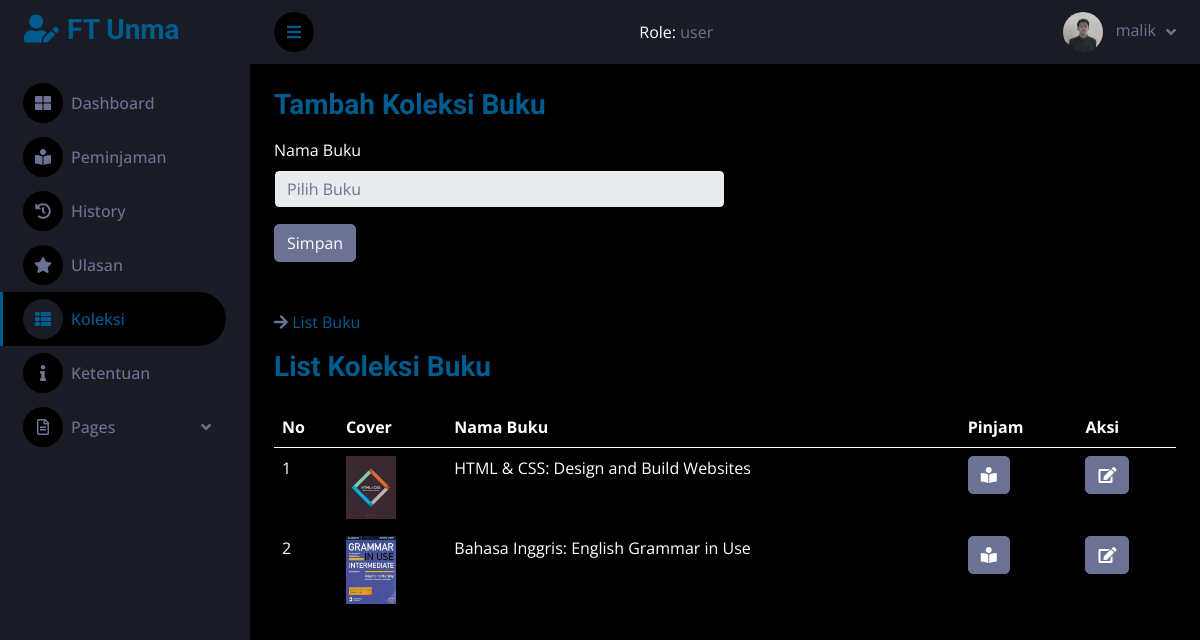
The page /dashboard/koleksi.php (signed in) on the database its author committed.
### tables this page shows
CREATE TABLE `user` (
  `UserID` int(11) NOT NULL,
  `Username` varchar(255) NOT NULL,
  `Password` varchar(255) NOT NULL,
  `NPM` int(11) NOT NULL,
  `Email` varchar(255) NOT NULL,
  `NamaLengkap` varchar(255) NOT NULL,
  `Alamat` text NOT NULL,
  `Role` enum('user','petugas','admin') DEFAULT 'user',
  `status` enum('unactive','active') DEFAULT 'unactive',
  `Gambar` varchar(255) DEFAULT NULL,
  `created_at` datetime NOT NULL DEFAULT current_timestamp()
);

CREATE TABLE `koleksipribadi` (
  `KoleksiID` int(11) NOT NULL,
  `UserID` int(11) NOT NULL,
  `BukuID` int(11) NOT NULL
);

CREATE TABLE `buku` (
  `BukuID` int(11) NOT NULL,
  `Judul` varchar(255) NOT NULL,
  `Penulis` varchar(255) NOT NULL,
  `Penerbit` varchar(255) NOT NULL,
  `TahunTerbit` int(11) NOT NULL,
  `JumlahBuku` varchar(3) NOT NULL,
  `ISBN` varchar(17) NOT NULL,
  `Gambar` varchar(255) DEFAULT NULL
);

### dashboard/get_gambar.php (called while the page is built)
<?php
if (isset($_SESSION['username'])) {
    $username = $_SESSION['username'];
    $sql = mysqli_query($conn, "SELECT * FROM user WHERE Username='$username'");
    $data = mysqli_fetch_array($sql);
}
?>

### dashboard/koleksi.php (the view, shortened to what this page needs)
<?php
include "../koneksi.php";
include "get_gambar.php";
?>
<!DOCTYPE html>
<html lang="en">
<head>
    <link href="https://cdnjs.cloudflare.com/ajax/libs/font-awesome/5.10.0/css/all.min.css" rel="stylesheet">
    <link href="https://cdn.jsdelivr.net/npm/bootstrap-icons@1.4.1/font/bootstrap-icons.css" rel="stylesheet">
    <link href="lib/owlcarousel/assets/owl.carousel.min.css" rel="stylesheet">
    <link href="lib/tempusdominus/css/tempusdominus-bootstrap-4.min.css" rel="stylesheet" />
    <link href="css/bootstrap.min.css?version=1.2" rel="stylesheet">
    <link href="css/style.css?version=1.1" rel="stylesheet">
</head>
<body>
    <div class="container-fluid position-relative d-flex p-0">
        <?php
        require "sidebar.php";
        ?>
        <div class="content">
            <?php
            require "navbar.php";
            ?>
            <div class="container-fluid pt-4 px-4">
                <div class="col-12 col-md-6">
                    <h3 style="color: #005b8f;">Tambah Koleksi Buku</h3>
                    <form action="" method="POST">
                        <div class="my-3">
                            <label for="BukuID" class="mb-2 text-white">Nama Buku</label>
                            <select id="BukuID" name="BukuID" class="form-control" required>
                                <option value="">Pilih Buku</option>
                            </select>
                        </div>
                        <div>
                            <button type="submit" class="btn btn-light" name="simpan">Simpan</button>
                        </div>
                    </form>
                </div>
                <div class="mt-5">
                    <p><i class="fas fa-arrow-right"></i> <a href="../buku_list.php" target="blank">List Buku</a></p>
                    <h3 style="color: #005b8f;">List Koleksi Buku</h3>
                    <div class="table-responsive mt-4">
                        <table class="table" style="color: white;">
                            <thead>
                                <tr>
                                    <th>No</th>
                                    <th>Cover</th>
                                    <th>Nama Buku</th>
                                    <th>Pinjam</th>
                                    <th>Aksi</th>
                                </tr>
                            </thead>
                            <tbody>
                                <?php
                                $userID = $_SESSION['user']['UserID'];
                                $koleksiQuery = mysqli_query($conn, "SELECT*FROM koleksipribadi
                                LEFT JOIN user ON user.UserID = koleksipribadi.UserID
                                LEFT JOIN buku ON buku.BukuID = koleksipribadi.BukuID
                                WHERE koleksipribadi.UserID='$userID'");
                                $count = mysqli_num_rows($koleksiQuery);
                                if ($count == 0) {
                                ?>
                                    <tr>
                                        <td colspan="5" class="text-center">List Koleksi Tidak Tersedia!</td>
                                    </tr>
                                    <?php
                                } else {
                                    $jumlah = 1;
                                    while ($data = mysqli_fetch_array($koleksiQuery)) {
                                    ?>
                                        <tr>
                                            <td><?php echo $jumlah; ?></td>
                                            <td>
                                                <img src="imgbuku/<?php echo $data['Gambar']; ?>" alt="Gambar Buku" style="width: 50px; height: auto;">
                                            </td>
                                            <td><?php echo $data['Judul']; ?></td>
                                            <td>
                                                <a href="peminjaman.php?BukuID=<?php echo urlencode($data['BukuID']); ?>&Judul=<?php echo urlencode($data['Judul']); ?>" class="btn btn-light">
                                                    <i class="fas fa-book-reader"></i>
                                                </a>
                                            </td>
                                            <td>
                                                <a href="koleksi_detail.php?id=<?php echo $data['KoleksiID']; ?>"
                                                    class="btn btn-light"><i class="fas fa-edit"></i></a>
                                            </td>
                                        </tr>
                                <?php
                                        $jumlah++;
                                    }
                                }
                                ?>
                            </tbody>
                        </table>
                    </div>
                </div>
            </div>
        </div>
    </div>
</body>
</html>

### dashboard/navbar.php (shortened to what this page needs)
<nav class="navbar navbar-expand bg-secondary navbar-dark sticky-top px-4 py-0">
    <a href="#" class="sidebar-toggler flex-shrink-0">
        <i class="fa fa-bars"></i>
    </a>
    <div class="nav-item ms-auto">
        <span style="color: white;">Role: </span>
        <span><?php echo $_SESSION['user']['role'] ?></span>
    </div>
    <div class="navbar-nav align-items-center ms-auto">
        <div class="nav-item dropdown">
            <a href="#" class="nav-link dropdown-toggle" data-bs-toggle="dropdown">
                <?php if (isset($data['Gambar'])): ?>
                    <img class="rounded-circle me-lg-2" src="img/<?php echo htmlspecialchars($data['Gambar']); ?>" alt="" style="width: 40px; height: 40px;">
                <?php else: ?>
                    <img class="rounded-circle me-lg-2" src="img/default.jpg" alt="" style="width: 40px; height: 40px;">
                <?php endif; ?>
                <span class="d-none d-lg-inline-flex"><?php echo htmlspecialchars($_SESSION['username']); ?></span>
            </a>
        </div>
    </div>
</nav>

### dashboard/css/style.css (style rules this page uses)
:root { --primary: #005b8f; --secondary: #191C24; --light: #6C7293; --dark: #000000; }
.btn { transition: .5s; }
.content { margin-left: 250px; min-height: 100vh; background: var(--dark); transition: 0.5s; }
@media (min-width: 992px) { .content { width: calc(100% - 250px); } }
.content .navbar .navbar-nav .nav-link { margin-left: 25px; padding: 12px 0; color: var(--light); outline: none; }
.content .navbar .sidebar-toggler, .content .navbar .navbar-nav .nav-link i { width: 40px; height: 40px; display: inline-flex; align-items: center; justify-content: center; background: var(--dark); border-radius: 40px; }
.content .navbar .dropdown-toggle::after { margin-left: 6px; vertical-align: middle; border: none; content: "\f107"; font-family: "Font Awesome 5 Free"; font-weight: 900; transition: .5s; }

### rows shown on the page
user: Gambar (picture)
koleksipribadi: BukuID.Gambar (picture), BukuID.Judul "HTML & CSS: Design and Build Websites"
koleksipribadi: BukuID.Gambar (picture), BukuID.Judul "Bahasa Inggris: English Grammar in Use"

### other values the page prints
$_SESSION['user']['role'] "user"
$_SESSION['username'] "malik"
